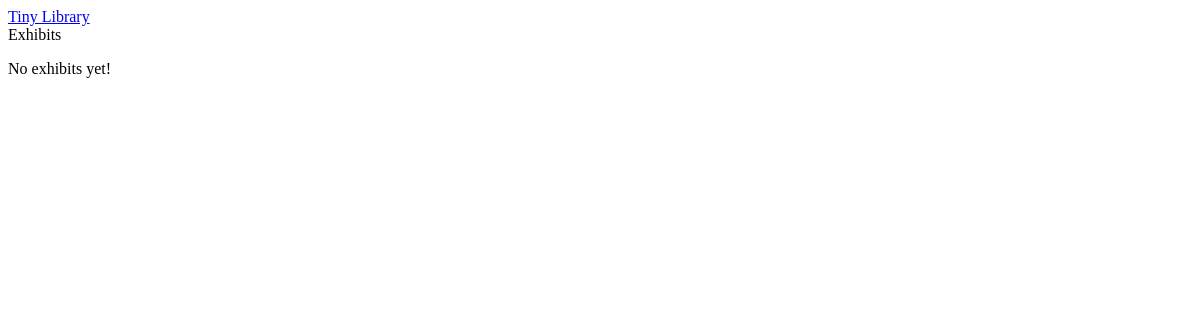
/exhibit/, run on an earlier commit of the app's database.
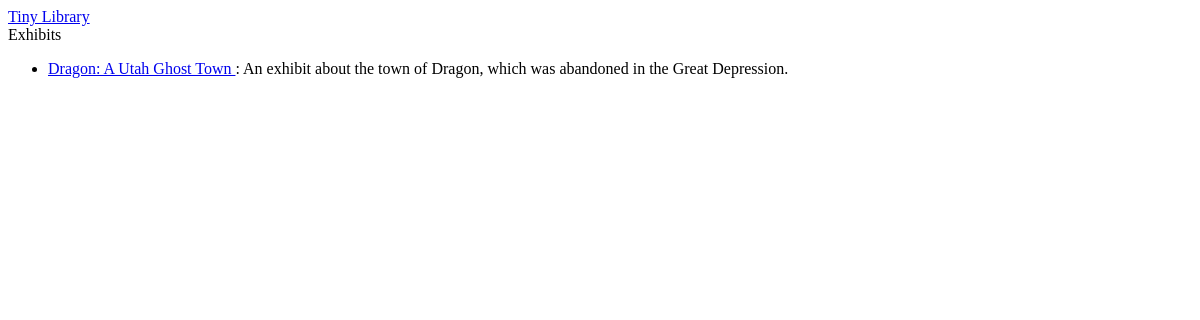
And on a later commit of the database.
### exhibit/models.py (models this page shows, shortened)
class Exhibit(models.Model):
    title = models.CharField(max_length=200)
    short_description=models.CharField(max_length=1000)
    items_in_exhibit=models.ManyToManyField(ArchiveDocument)
    exhibit_text = models.TextField(blank=True, null=False)

### exhibit/views.py (the view)
# urls.py: path('', views.exhibit_index, name='exhibit_index'),
def exhibit_index(request):
    context = {}
    exhibits = []
    try:
        allexhibits = Exhibit.objects.all()
        for exhibit in allexhibits:
            exhibits.append(
                {
                    "id": exhibit.id,
                    "name": exhibit.title,
                    "snippet": exhibit.short_description,
                }
            )
    except Exhibit.DoesNotExist as e:
        print(e)
    context["exhibits"] = exhibits
    return render(request, "exhibit/index.html", context)

### exhibit/templates/exhibit/index.html
{% extends 'base.html' %}
{% load static %}
{% block content %}
<div class="breadcrumb">
    <a href="/"> Tiny Library </a>
</div>
<div class="page_title">
    Exhibits
</div>
<div class="content">
    {% if exhibits %}
    <ul>
        {% for exhibit in exhibits %}
        <li>
            <div class="exhibit"><a href="{{exhibit.id}}">{{exhibit.name}} </a> : {{exhibit.snippet}} </div>
        </li>
        {% endfor %}
    </ul>
    {% else %}
    <p>No exhibits yet!</p>
    {% endif %}
</div>
{% endblock %}

### templates/base.html (shortened to what this page needs)
{% load static %}
<!doctype html>
<html lang="en">
<head>
</head>
<body data-media-url="{% get_media_prefix %}">
    {% block content %}
    {% endblock %}
</body>
</html>

What changed in the data, as far as the page shows it:
added Exhibit: name "Dragon: A Utah Ghost Town", snippet "An exhibit about the town of Dragon, which was abandoned in the Great Depression."
Also different on the page:
text no longer shown: "No exhibits yet!"
